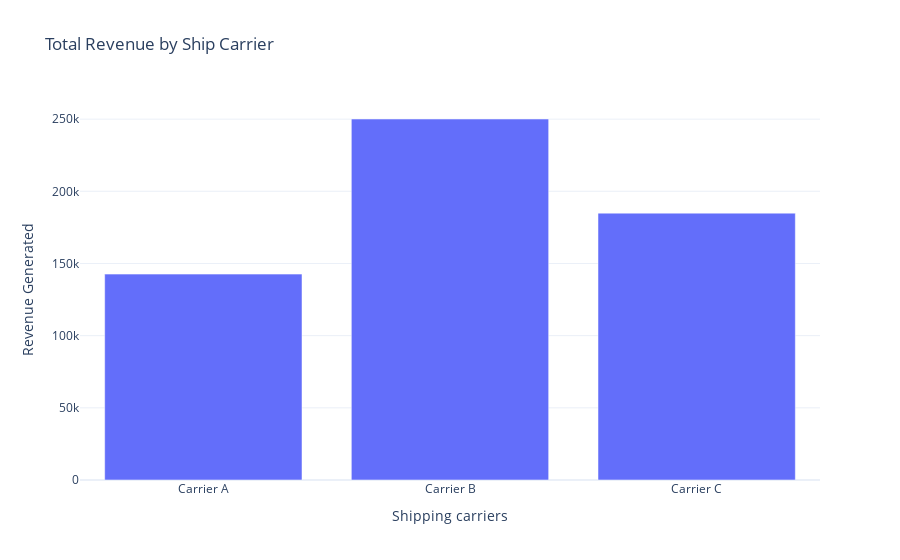

Here is the notebook cell this chart was saved with:
### Code cell
total_revenue  =  df.groupby('Shipping carriers')['Revenue generated'].sum().reset_index()  
figure  =  go.Figure()  
figure.add_trace(go.Bar(x = total_revenue['Shipping carriers'],   
                     y = total_revenue['Revenue generated']))  
figure.update_layout(title = 'Total Revenue by Ship Carrier',   
                  xaxis_title = 'Shipping carriers',   
                  yaxis_title = 'Revenue Generated')  
figure.show()

### Figure 1 — Plotly figure (JSON) as saved in the notebook; plotly's stock layout.template omitted (floating-point values rounded to 4 significant figures)
{"data": [{"type": "bar", "x": ["Carrier A", "Carrier B", "Carrier C"], "y": [142600.0, 250100.0, 184900.0]}], "layout": {"title": {"text": "Total Revenue by Ship Carrier"}, "xaxis": {"title": {"text": "Shipping carriers"}}, "yaxis": {"title": {"text": "Revenue Generated"}}}}
